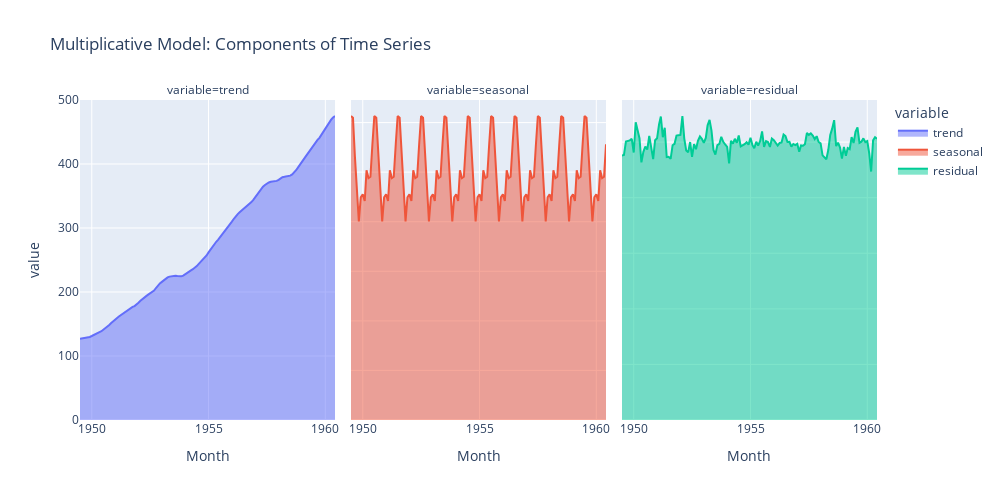

Notebook code cell kept with this figure:
### Code cell
fig = px.area(dff, x=dff.index, y='value', color='variable', facet_col='variable', width=1000, height=500, title='Multiplicative Model: Components of Time Series')
fig.update_yaxes(matches=None)

### Figure 1 — Plotly figure (JSON) as saved in the notebook; plotly's stock layout.template omitted (floating-point values rounded to 4 significant figures; data arrays with more than 128 entries replaced by an {"elided": "..."} marker saying what was removed)
{"data": [{"fillpattern": {"shape": ""}, "hovertemplate": "variable=trend<br>Month=%{x}<br>value=%{y}<extra></extra>", "legendgroup": "trend", "line": {"color": "#636efa"}, "marker": {"symbol": "circle"}, "mode": "lines", "name": "trend", "orientation": "v", "showlegend": true, "stackgroup": "1", "type": "scatter", "x": {"elided": "132 str values"}, "xaxis": "x", "y": {"elided": "132 float values"}, "yaxis": "y"}, {"fillpattern": {"shape": ""}, "hovertemplate": "variable=seasonal<br>Month=%{x}<br>value=%{y}<extra></extra>", "legendgroup": "seasonal", "line": {"color": "#EF553B"}, "marker": {"symbol": "circle"}, "mode": "lines", "name": "seasonal", "orientation": "v", "showlegend": true, "stackgroup": "1", "type": "scatter", "x": {"elided": "132 str values"}, "xaxis": "x2", "y": {"elided": "132 float values"}, "yaxis": "y2"}, {"fillpattern": {"shape": ""}, "hovertemplate": "variable=residual<br>Month=%{x}<br>value=%{y}<extra></extra>", "legendgroup": "residual", "line": {"color": "#00cc96"}, "marker": {"symbol": "circle"}, "mode": "lines", "name": "residual", "orientation": "v", "showlegend": true, "stackgroup": "1", "type": "scatter", "x": {"elided": "132 str values"}, "xaxis": "x3", "y": {"elided": "132 float values"}, "yaxis": "y3"}], "layout": {"annotations": [{"font": {}, "showarrow": false, "text": "variable=trend", "x": 0.16, "xanchor": "center", "xref": "paper", "y": 1, "yanchor": "bottom", "yref": "paper"}, {"font": {}, "showarrow": false, "text": "variable=seasonal", "x": 0.5, "xanchor": "center", "xref": "paper", "y": 1, "yanchor": "bottom", "yref": "paper"}, {"font": {}, "showarrow": false, "text": "variable=residual", "x": 0.84, "xanchor": "center", "xref": "paper", "y": 1, "yanchor": "bottom", "yref": "paper"}], "height": 500, "legend": {"title": {"text": "variable"}, "tracegroupgap": 0}, "title": {"text": "Multiplicative Model: Components of Time Series"}, "width": 1000, "xaxis": {"anchor": "y", "domain": [0, 0.32], "title": {"text": "Month"}}, "xaxis2": {"anchor": "y2", "domain": [0.34, 0.66], "matches": "x", "title": {"text": "Month"}}, "xaxis3": {"anchor": "y3", "domain": [0.68, 1.0], "matches": "x", "title": {"text": "Month"}}, "yaxis": {"anchor": "x", "domain": [0, 1], "title": {"text": "value"}}, "yaxis2": {"anchor": "x2", "domain": [0, 1], "showticklabels": false}, "yaxis3": {"anchor": "x3", "domain": [0, 1], "showticklabels": false}}}
